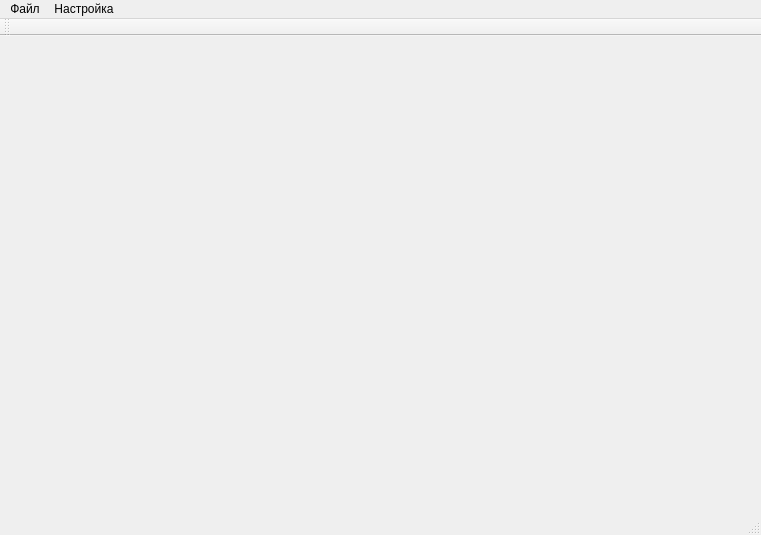
<?xml version="1.0" encoding="UTF-8"?>
<ui version="4.0">
 <class>MainWindow</class>
 <widget class="QMainWindow" name="MainWindow">
  <property name="geometry">
   <rect>
    <x>0</x>
    <y>0</y>
    <width>761</width>
    <height>535</height>
   </rect>
  </property>
  <property name="windowTitle">
   <string>MainWindow</string>
  </property>
  <widget class="QWidget" name="centralWidget">
   <widget class="mainTabWidget" name="mainTab" native="true">
    <property name="geometry">
     <rect>
      <x>0</x>
      <y>0</y>
      <width>301</width>
      <height>211</height>
     </rect>
    </property>
   </widget>
  </widget>
  <widget class="QMenuBar" name="menuBar">
   <property name="geometry">
    <rect>
     <x>0</x>
     <y>0</y>
     <width>761</width>
     <height>21</height>
    </rect>
   </property>
   <widget class="QMenu" name="menuFile">
    <property name="title">
     <string>Файл</string>
    </property>
    <addaction name="openGraphAction"/>
   </widget>
   <widget class="QMenu" name="menuConfig">
    <property name="title">
     <string>Настройка</string>
    </property>
    <addaction name="actionNewObject"/>
    <addaction name="actionSerialPorts"/>
    <addaction name="actionNetSetting"/>
   </widget>
   <addaction name="menuFile"/>
   <addaction name="menuConfig"/>
  </widget>
  <widget class="QToolBar" name="mainToolBar">
   <attribute name="toolBarArea">
    <enum>TopToolBarArea</enum>
   </attribute>
   <attribute name="toolBarBreak">
    <bool>false</bool>
   </attribute>
  </widget>
  <widget class="QStatusBar" name="statusBar"/>
  <action name="actionNewObject">
   <property name="text">
    <string>Создать новый объект</string>
   </property>
  </action>
  <action name="openGraphAction">
   <property name="text">
    <string>Открыть график</string>
   </property>
  </action>
  <action name="actionSerialPorts">
   <property name="text">
    <string>Последовательные порты</string>
   </property>
  </action>
  <action name="actionNetSetting">
   <property name="text">
    <string>Настройка сети</string>
   </property>
  </action>
 </widget>
 <layoutdefault spacing="6" margin="11"/>
 <customwidgets>
  <customwidget>
   <class>mainTabWidget</class>
   <extends>QWidget</extends>
   <header location="global">widgets/maintabwidget.h</header>
   <container>1</container>
  </customwidget>
 </customwidgets>
 <resources/>
 <connections/>
</ui>
